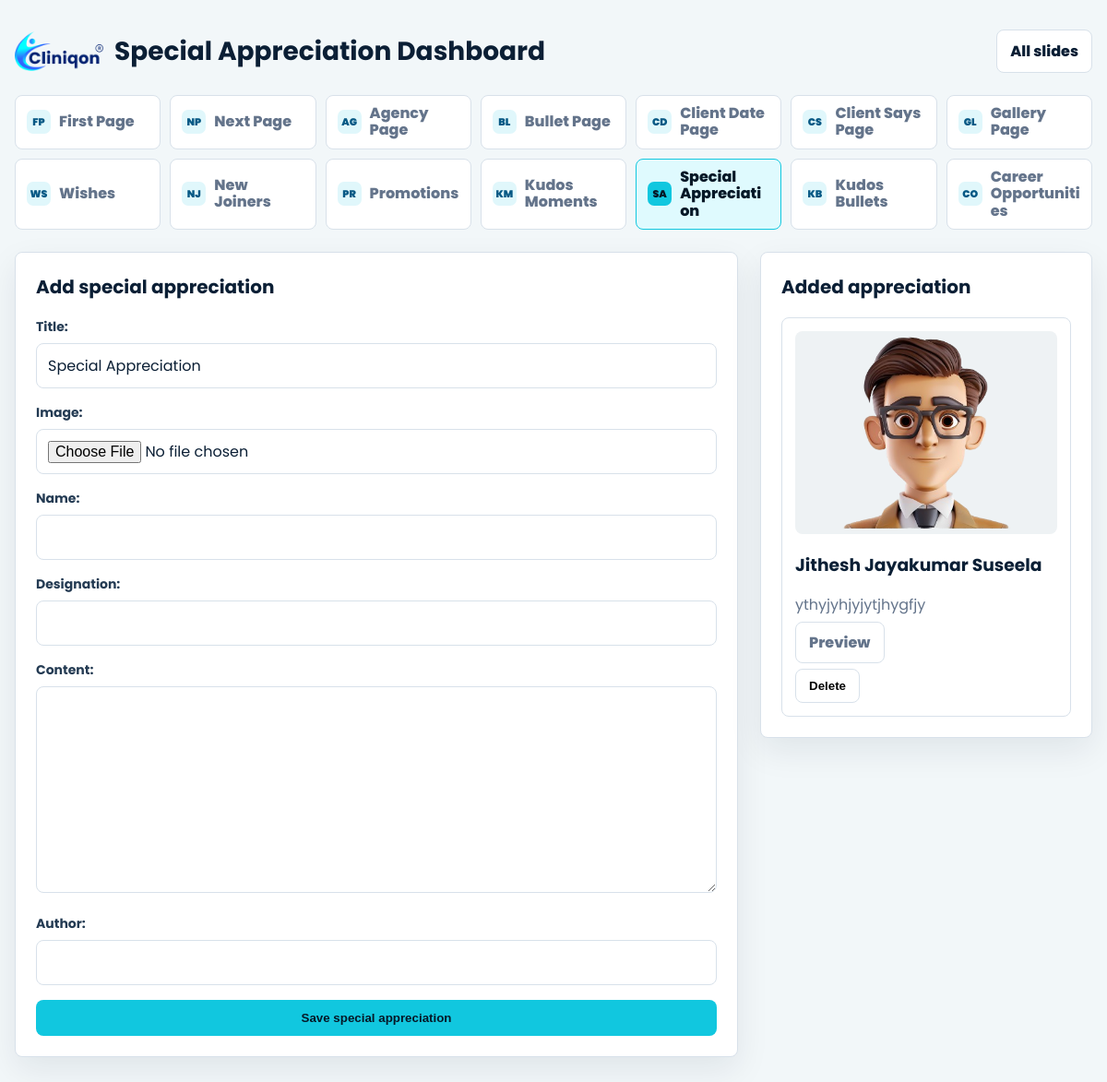
Screenshot of /special-appreciation/ with the database file from the repository.
### decks/models.py (models this page shows, shortened)
class SpecialAppreciationPage(models.Model):
    title = models.CharField(max_length=200, default="Special Appreciation")
    image = models.ImageField(upload_to="special_appreciations/")
    name = models.CharField(max_length=200)
    designation = models.CharField(max_length=200)
    content = models.TextField()
    author = models.CharField(max_length=200, blank=True, default="")
    created_at = models.DateTimeField(auto_now_add=True)
    class Meta:
        ordering = ["-created_at"]
        verbose_name = "special appreciation page"
        verbose_name_plural = "special appreciation pages"

### decks/views.py (the view)
# urls.py: path("special-appreciation/", views.special_appreciation_dashboard, name="special_appreciation_dashboard"),
def special_appreciation_dashboard(request):
    page = None
    if request.method == "POST":
        form = SpecialAppreciationPageForm(request.POST, request.FILES)
        if form.is_valid():
            form.save()
            return redirect("special_appreciation_dashboard")
    else:
        form = SpecialAppreciationPageForm()
    special_pages = SpecialAppreciationPage.objects.all()
    return render(
        request,
        "decks/special_appreciation_dashboard.html",
        {
            "form": form,
            "page": page,
            "special_pages": special_pages,
            "active_menu": "special_appreciation",
        },
    )

### decks/forms.py
class SpecialAppreciationPageForm(forms.ModelForm):
    class Meta:
        model = SpecialAppreciationPage
        fields = ["title", "image", "name", "designation", "content", "author"]
        widgets = {
            "content": forms.Textarea(attrs={"rows": 8}),
        }

### decks/templates/decks/special_appreciation_dashboard.html (shortened to what this page needs)
{% load static %}
<!DOCTYPE html>
<html lang="en">
<head>
</head>
<body>
    <main class="shell">
        {% include "decks/includes/dashboard_menu.html" with dashboard_title="Special Appreciation Dashboard" %}
        <div class="layout">
            <section class="panel">
                <h2 class="form-title">Add special appreciation</h2>
                <form method="post" enctype="multipart/form-data">
                    {% for field in form %}
                        <div class="field">{{ field.label_tag }}{{ field }}{{ field.errors }}</div>
                    {% endfor %}
                    <button class="submit" type="submit">Save special appreciation</button>
                </form>
            </section>
            <section class="panel">
                <h2 class="preview-title">Added appreciation</h2>
                {% for item in special_pages %}
                    <article class="preview-item">
                        <img src="{{ item.image.url }}" alt="{{ item.name }}">
                        <h3>{{ item.name }}</h3>
                        <p>{{ item.designation }}</p>
                        <p><a class="view-link" href="{% url 'special_appreciation_view_detail' item.id %}">Preview</a></p>
                        <form method="post" action="{% url 'delete_page_item' 'special-appreciation' item.id %}" onsubmit="return confirm('Delete this saved slide?');">
                            <button class="view-link" type="submit">Delete</button>
                        </form>
                    </article>
                {% empty %}
                    <p>No special appreciation added yet.</p>
                {% endfor %}
            </section>
        </div>
    </main>
</body>
</html>

### decks/templates/decks/special_appreciation_dashboard.html (style rules this page uses)
:root { --ink:#0b1f35; --muted:#64748b; --line:#d8e1ea; --accent:#11c7df; --panel:#fff; --wash:#f2f7f9; }
* { box-sizing:border-box; }
body { margin:0; min-height:100vh; color:var(--ink); background:var(--wash); font-family:"Poppins", Arial, sans-serif; }
a { color:inherit; }
.shell { width:min(1180px, calc(100% - 32px)); margin:0 auto; padding:32px 0; }
.view-link,.menu a { border:1px solid var(--line); border-radius:8px; padding:10px 14px; text-decoration:none; background:#fff; font-weight:800; }
.layout { display:grid; grid-template-columns:1fr 360px; gap:24px; align-items:start; }
.panel { border:1px solid var(--line); border-radius:8px; background:var(--panel); padding:22px; box-shadow:0 14px 36px rgba(11,31,53,.08); }
.form-title,.preview-title { margin:0 0 18px; font-size:20px; }
.field { margin-bottom:16px; }
label { display:block; margin-bottom:7px; color:#243b53; font-size:14px; font-weight:700; }
input,textarea { width:100%; border:1px solid var(--line); border-radius:8px; padding:11px 12px; color:var(--ink); background:#fff; font:inherit; }
.submit { width:100%; border:0; border-radius:8px; padding:12px 14px; color:#061827; background:var(--accent); font-weight:800; cursor:pointer; }
.preview-item { border:1px solid var(--line); border-radius:8px; padding:14px; background:#fff; }
.preview-item img { width:100%; max-height:220px; object-fit:contain; border-radius:8px; background:#eef2f4; }
.preview-item h3 { margin:12px 0 4px; }
.preview-item p { color:var(--muted); }

### rows the page displays
SpecialAppreciationPage: image (picture), name "Jithesh Jayakumar Suseela", designation "ythyjyhjyjytjhygfjy"

### other values shown
{{ dashboard_title }} "Special Appreciation Dashboard"
{{ field.label_tag }} "Title:" "Image:" "Name:" "Designation:" "Content:" "Author:"
